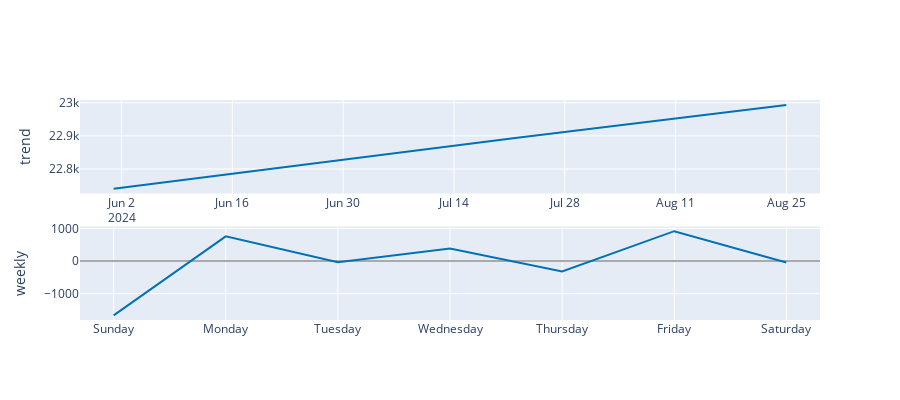

The notebook cell saved with this chart:
### Code cell
plot_components_plotly(m, forecast)
